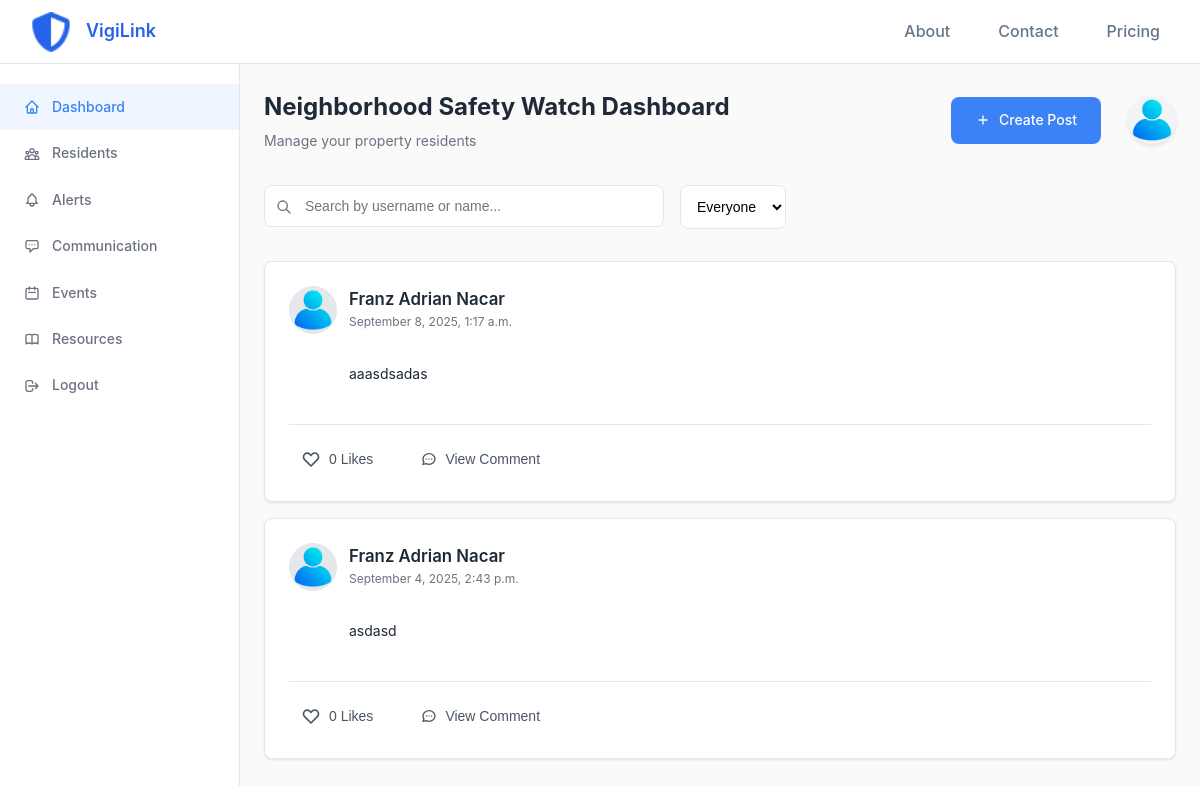
The page /user/dashboard/ (signed in) on the database its author committed.
### accounts/models.py (models this page shows)
class User(AbstractUser):
    first_name = None
    last_name = None
    ROLE_CHOICES = (
        ('guest', 'Guest'),
        ('resident', 'Resident'),
        ('communityowner', 'Community Owner'),
        ('security', 'Security'),
        ('admin', 'Admin'),
    )
    full_name = models.CharField(max_length=300, blank=True)
    city = models.ForeignKey(City, on_delete=models.SET_NULL, null=True, blank=True)
    district = models.ForeignKey(District, on_delete=models.SET_NULL, null=True, blank=True)
    contact = models.CharField(max_length=50, blank=True)
    is_verified = models.BooleanField(default=False)
    verification_code = models.CharField(max_length=6, blank=True, null=True)
    verification_code_created = models.DateTimeField(null=True, blank=True)
    profile_picture = models.ImageField(upload_to='profile_pictures/', default='accounts/static/accounts/images/profile.png')
    role = models.CharField(max_length=20, choices=ROLE_CHOICES, default='guest')
    address = models.TextField(blank=True)
    block = models.CharField(max_length=50, blank=True)
    lot = models.CharField(max_length=50, blank=True)
    about = models.TextField(blank=True, help_text='A short bio or description about yourself')
    objects = CustomUserManager()
    USERNAME_FIELD = 'username'
    REQUIRED_FIELDS = ['email', 'full_name']
    class Meta:
        verbose_name = _('user')
        verbose_name_plural = _('users')
    def __str__(self):
        return self.username

### user_panel/models.py (models this page shows, shortened)
class Post(models.Model):
    post_id = models.AutoField(primary_key=True)
    user = models.ForeignKey(settings.AUTH_USER_MODEL, on_delete=models.CASCADE, related_name='posts')
    message = models.TextField(blank=True)
    uploaded_at = models.DateTimeField(default=timezone.now)
    def get_images(self):
        return self.images.all()

### user_panel/views.py (the view)
# urls.py: path('dashboard/', views.admin_dashboard, name='admin_dashboard'),
@login_required
def dashboard(request):
    logger.info(f"Dashboard view accessed by user: {request.user.username}")
    try:
        search_query = request.GET.get('search', '')
        location_filter = request.GET.get('location', 'everyone')
        posts_query = Post.objects.all()
        if search_query:
            posts_query = posts_query.filter(
                models.Q(user__username__icontains=search_query) |
                models.Q(user__full_name__icontains=search_query)
            )
        if location_filter == 'local' and request.user.city and request.user.district:
            posts_query = posts_query.filter(
                user__city=request.user.city,
                user__district=request.user.district
            )
        posts = posts_query.order_by('-uploaded_at')
        for post in posts:
            post.user_reacted = post.reactions.filter(user=request.user).exists()
            post.reaction_count = post.reactions.count()
            post.reply_count = post.replies.count()
        no_results = False
        if search_query and not posts.exists():
            no_results = True
            no_results_message = f"No posts found from users matching '{search_query}'."
        context = {
            'posts': posts,
            'search_query': search_query,
            'location_filter': location_filter,
            'no_results': no_results,
            'no_results_message': no_results_message if 'no_results_message' in locals() else ''
        }
        if request.headers.get('X-Requested-With') == 'XMLHttpRequest':
            response = render(request, 'dashboard/posts_container.html', context)
            response['Content-Type'] = 'text/html; charset=utf-8'
            return response
        else:
            return render(request, 'dashboard/dashboard.html', context)
    except Exception as e:
        logger.error(f"Error rendering dashboard: {str(e)}")
        return HttpResponse(f"Error loading dashboard: {str(e)}")

### user_panel/templates/dashboard/dashboard.html (shortened to what this page needs)
{% extends 'dashboard/base.html' %}
{% load static %}
{% block content %}
        <div class="dashboard-header">
            <div class="dashboard-title">
                <h1>Neighborhood Safety Watch Dashboard</h1>
                <p>Manage your property residents</p>
            </div>
            <div class="header-actions">
                <a href="{% url 'user_panel:create_post' %}" class="create-post-btn" style="margin-right: 5px; text-decoration: none;">
                    <svg width="16" height="16" fill="none" stroke="currentColor" viewBox="0 0 24 24">
                        <path stroke-linecap="round" stroke-linejoin="round" stroke-width="2" d="M12 6v6m0 0v6m0-6h6m-6 0H6"/>
                    </svg>
                    Create Post
                </a>
                <a href="{% url 'user_panel:view_profile' %}" class="user-avatar">
                    <img src="{{ request.user.profile_picture.url|default:'/static/accounts/images/profile.png' }}" alt="{{ request.user.full_name }}" class="avatar-img" onerror="this.src='/static/accounts/images/profile.png'">
                </a>
            </div>
        </div>
        <div class="search-filters">
            <div class="search-container">
                <svg class="search-icon" fill="none" stroke="currentColor" viewBox="0 0 24 24">
                    <path stroke-linecap="round" stroke-linejoin="round" stroke-width="2" d="M21 21l-6-6m2-5a7 7 0 11-14 0 7 7 0 0114 0z"/>
                </svg>
                <form id="search-form" method="get" action="{% url 'user_panel:dashboard' %}">
                    <input type="text" name="search" class="search-input" placeholder="Search by username or name..." value="{{ request.GET.search|default:'' }}">
                </form>
            </div>
            <div class="filter-controls">
                <div class="filter-group">
                    <select class="select-dropdown" id="location-filter">
                        <option value="everyone" {% if request.GET.location == 'everyone' or not request.GET.location %}selected{% endif %}>Everyone</option>
                    </select>
                </div>
            </div>
        </div>
        <div class="posts-container">
            {% include 'dashboard/posts_container.html' %}
        </div>
{% endblock %}

### user_panel/templates/dashboard/posts_container.html (shortened to what this page needs)
{% if no_results %}
<div class="no-results-message" style="text-align: center; padding: 20px; background-color: #f8f9fa; border-radius: 8px; margin: 20px 0;">
    <p style="font-size: 18px; color: #6c757d;">{{ no_results_message }}</p>
</div>
{% elif posts %}
    {% for post in posts %}
    <div class="post-card">
        <div class="post-header">
            <img src="{% if post.user.profile_picture %}{{ post.user.profile_picture.url }}{% else %}/static/accounts/images/profile.png{% endif %}" alt="{{ post.user.full_name }}" class="post-avatar" onerror="this.src='/static/accounts/images/profile.png'">
            <div class="post-info">
                <div class="post-header-info">
                    <div class="post-author"><a href="{% url 'user_panel:view_user_profile' post.user.id %}" style="text-decoration: none; color: inherit;" class="author-link">{{ post.user.full_name }}</a></div>
                    <div class="post-date">{{ post.uploaded_at|date:"F j, Y, g:i a" }}</div>
                </div>
                <div class="post-content">{{ post.message }}</div>
            </div>
        </div>
        <div class="post-actions">
            <div class="action-buttons">
                <form method="post" action="{% url 'user_panel:react_to_post' post.post_id %}" class="reaction-form" style="display: inline;" onsubmit="return false;">
                    <button type="button" class="reaction-btn {% if post.user_reacted %}reacted{% endif %}">
                        <svg width="20" height="20" fill="{% if post.user_reacted %}#ef4444{% else %}none{% endif %}" stroke="{% if post.user_reacted %}#ef4444{% else %}currentColor{% endif %}" viewBox="0 0 24 24">
                            <path stroke-linecap="round" stroke-linejoin="round" stroke-width="2" d="M4.318 6.318a4.5 4.5 0 000 6.364L12 20.364l7.682-7.682a4.5 4.5 0 00-6.364-6.364L12 7.636l-1.318-1.318a4.5 4.5 0 00-6.364 0z"/>
                        </svg>
                        <span>{{ post.reaction_count }} {% if post.reaction_count == 1 %}Like{% else %}Likes{% endif %}</span>
                    </button>
                </form>
                <button class="reply-btn" data-post-id="{{ post.post_id }}">
                    <span>View Comment</span>
                </button>
            </div>
        </div>
    </div>
    {% endfor %}
{% else %}
    <div class="no-posts">
        <p>No posts yet. Be the first to create a post!</p>
    </div>
{% endif %}

### user_panel/static/dashboard/css/dashboard_styles.css (style rules this page uses)
* { margin: 0; padding: 0; box-sizing: border-box; }
body { font-family: -apple-system, BlinkMacSystemFont, 'Segoe UI', Roboto, 'Helvetica Neue', Arial, sans-serif; background-color: #fafafa; color: #1f2937; line-height: 1.6; }
.user-avatar { width: 48px; height: 48px; border-radius: 50%; background: #f3f4f6; color: white; display: flex; align-items: center; justify-content: center; font-size: 1.125rem; font-weight: 500; box-shadow: 0 2px 4px rgba(0, 0, 0, 0.1); margin-left: 10px; overflow: hidden; }
.avatar-img { width: 100%; height: 100%; object-fit: cover; }
.header-actions { display: flex; align-items: center; gap: 0.75rem; }
.dashboard-header { display: flex; justify-content: space-between; align-items: center; margin-bottom: 2rem; flex-wrap: wrap; gap: 1rem; }
.dashboard-header .header-actions { display: flex; align-items: center; }
.dashboard-title h1 { font-size: 1.5rem; font-weight: 700; color: #1f2937; margin-bottom: 0.25rem; }
.dashboard-title p { color: #6b7280; font-size: 0.875rem; }
.create-post-btn { background: #3b82f6; color: white; border: none; padding: 0.75rem 1.5rem; border-radius: 0.5rem; font-size: 0.875rem; font-weight: 500; cursor: pointer; display: flex; align-items: center; gap: 0.5rem; transition: background-color 0.3s; }
.search-filters { display: flex; gap: 1rem; margin-bottom: 2rem; flex-wrap: wrap; }
.search-container { position: relative; flex: 1; max-width: 400px; }
.search-input { width: 100%; padding: 0.75rem 1rem 0.75rem 2.5rem; border: 1px solid #e5e7eb; border-radius: 0.5rem; font-size: 0.875rem; background: white; }
.search-icon { position: absolute; left: 0.75rem; top: 50%; transform: translateY(-50%); width: 16px; height: 16px; stroke: #6b7280; }
.filter-controls { display: flex; gap: 0.75rem; }
.filter-group { display: flex; align-items: center; gap: 1rem; width: 100%; justify-content: space-between; }
.select-dropdown { padding: 0.75rem; border: 1px solid #e5e7eb; border-radius: 0.5rem; background: white; font-size: 0.875rem; cursor: pointer; }
.posts-container { display: flex; flex-direction: column; gap: 1rem; }
.post-card { background: white; border: 1px solid #e5e7eb; border-radius: 0.5rem; padding: 1.5rem; box-shadow: 0 1px 3px rgba(0, 0, 0, 0.1); word-wrap: break-word; overflow-wrap: break-word; max-width: 100%; position: relative; overflow: visible; box-sizing: border-box; width: 100%; }
.post-header { display: flex; gap: 1rem; margin-bottom: 1rem; }
.post-avatar { width: 48px; height: 48px; border-radius: 50%; background: #e5e7eb; flex-shrink: 0; }
.post-info { flex: 1; word-wrap: break-word; overflow-wrap: break-word; max-width: 100%; box-sizing: border-box; overflow: hidden; }
.post-author { font-weight: 600; color: #1f2937; margin-bottom: 0.75rem; word-wrap: break-word; overflow-wrap: break-word; max-width: 100%; }
.post-content { color: #1f2937; margin-bottom: 1rem; line-height: 1.6; word-wrap: break-word; overflow-wrap: break-word; max-width: 100%; overflow: hidden; text-overflow: ellipsis; box-sizing: border-box; }

### rows shown on the page
User: user.profile_picture (placeholder picture)
Post: user.profile_picture (placeholder picture), user.full_name "Franz Adrian Nacar", uploaded_at "September 8, 2025, 1:17 a.m.", message "aaasdsadas", reaction_count "0", shows "Likes"
Post: user.profile_picture (placeholder picture), user.full_name "Franz Adrian Nacar", uploaded_at "September 4, 2025, 2:43 p.m.", message "asdasd", reaction_count "0", shows "Likes"
